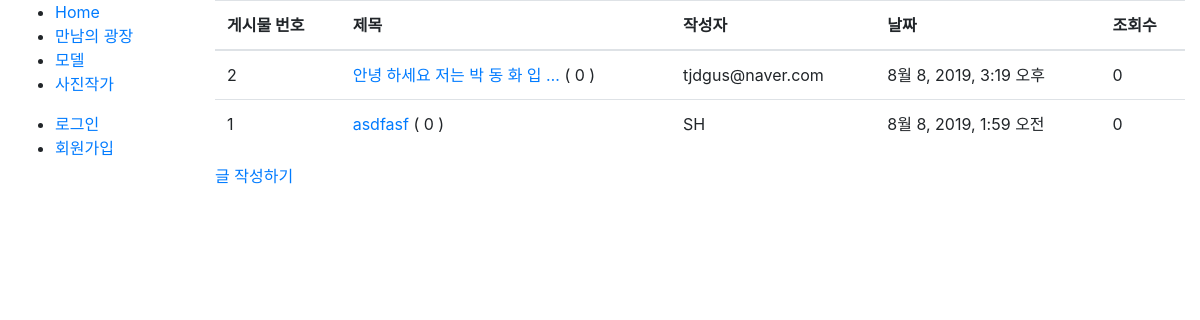
The page /blog/ on the database as committed earlier.
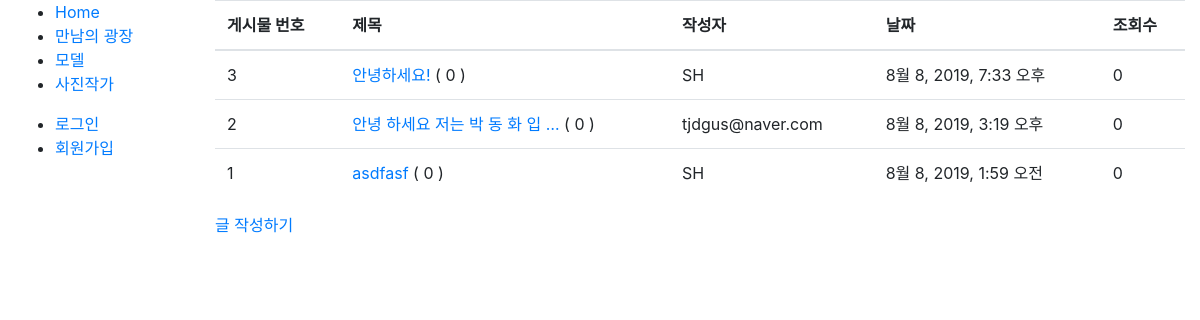
The same page on the database as committed later.
### blog/models.py (models this page shows, shortened)
class Post(models.Model):
    writer = models.CharField(max_length=100)
    post_date = models.DateTimeField(auto_now_add=True)
    post_title = models.CharField(max_length=100)
    post_contents = RichTextUploadingField()
    post_hit = models.PositiveIntegerField(default=0)
    class Meta:
        ordering = ['-id']
    def get_absolute_url(self):
        return reverse_lazy('post_detail', args=[str(self.id)])

### blog/views.py (the view)
# urls.py: path('', views.PostListView.as_view(), name='board_index'),
class PostListView(generic.ListView):
    model = Post
    paginate_by = 10

### blog/templates/blog/post_list.html (shortened to what this page needs)
{% extends './base.html' %}
{% block content %}
    <table class="table">
        <thead>
            <tr>
                <th>게시물 번호</th>
                <th>제목</th>
                <th>작성자</th>
                <th>날짜</th>
                <th>조회수</th>
            </tr>
        </thead>
        <tbody>
            {% if post_list %}
                {% for post in post_list %}
                    <tr>
                        <td>{{ post.id }}</td>
                        <td><a href="{{ post.get_absolute_url }}">{{ post.post_title|truncatewords:"7" }} </a>   ( {{post.comments.count}} )</td>
                        <td>{{ post.writer}}</td>
                        <td>{{ post.post_date }}</td>
                        <td>{{ post.post_hit }}</td>
                    </tr>
                {% endfor %}
            {% else %}
                <p>아직 게시물이 없습니다!</p>
            {% endif %}
        </tbody>
    </table>
    <p><a href="{% url 'post_write' %}">글 작성하기</a></p>
{% endblock %}

### blog/templates/blog/base.html (shortened to what this page needs)
<!DOCTYPE html>
<html lang="en">
    <head>
        <link rel="stylesheet" href="https://stackpath.bootstrapcdn.com/bootstrap/4.1.3/css/bootstrap.min.css">
        {% load static %}
    </head>
    <body>
        <div class="container-fluid">
            <div class="row">
                <div class="col-sm-2">
                    {% block sidebar %}
                        <ul class="sidebar-nav">
                            <li><a href="{% url 'index' %}">Home</a></li>
                            <li><a href="{% url 'board_index' %}">만남의 광장</a></li>
                            <li><a href="">모델</a></li>
                            <li><a href="">사진작가</a></li>
                        </ul>
                        <ul class='sidebar-nav'>
                          {% if user.is_authenticated %}
                          <li><a href="">{{ user.username }}</a></li>
                          <li><a href="{% url 'logout' %}">Log Out</a></li>
                          {% else %}
                          <li><a href="{% url 'login' %}">로그인</a></li>
                          <li><a href="{% url 'signup' %}">회원가입</a></li>
                          {% endif %}
                        </ul>
                    {% endblock %}
                </div>
                <div class="col-sm-10">
                  {% block content %}{% endblock %}
                </div>
            </div>
      </div>
    </body>
</html>

Rows that differ between the two databases and show on the page:
added Post: id "3", post_title "안녕하세요!", comments.count "0", writer "SH", post_date "8월 8, 2019, 7:33 오후", post_hit "0"
